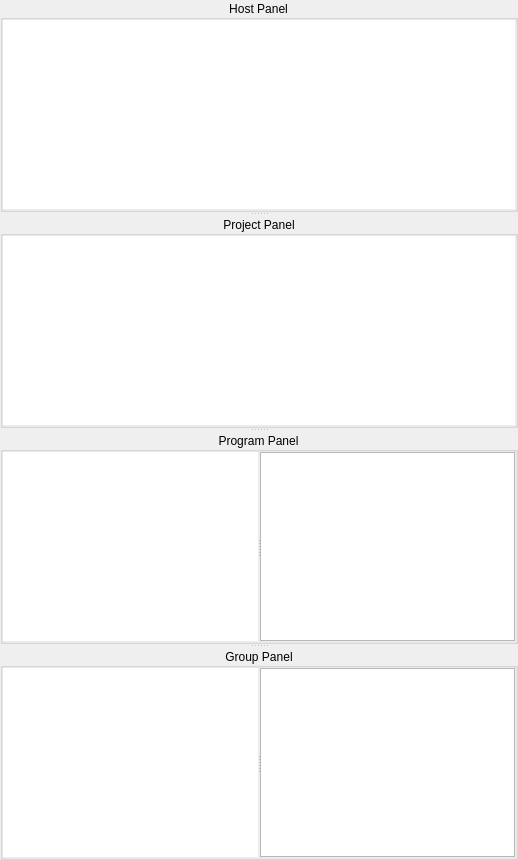
  <widget class="QWidget" name="centralWidget">
   <property name="sizePolicy">
    <sizepolicy hsizetype="Expanding" vsizetype="Expanding">
     <horstretch>0</horstretch>
     <verstretch>0</verstretch>
    </sizepolicy>
   </property>
   <layout class="QVBoxLayout" name="verticalLayout_9">
    <property name="spacing">
     <number>0</number>
    </property>
    <property name="margin">
     <number>0</number>
    </property>
    <item>
     <widget class="QSplitter" name="splitterPanels">
      <property name="orientation">
       <enum>Qt::Vertical</enum>
      </property>
      <property name="childrenCollapsible">
       <bool>false</bool>
      </property>
      <widget class="QGroupBox" name="HostBox">
       <property name="title">
        <string>Host Panel</string>
       </property>
       <property name="alignment">
        <set>Qt::AlignCenter</set>
       </property>
       <property name="flat">
        <bool>true</bool>
       </property>
       <layout class="QHBoxLayout" name="horizontalLayout_2">
        <property name="spacing">
         <number>0</number>
        </property>
        <property name="margin">
         <number>0</number>
        </property>
        <item>
         <widget class="MainGraphicsView" name="hostView">
          <property name="frameShape">
           <enum>QFrame::NoFrame</enum>
          </property>
          <property name="verticalScrollBarPolicy">
           <enum>Qt::ScrollBarAlwaysOff</enum>
          </property>
          <property name="horizontalScrollBarPolicy">
           <enum>Qt::ScrollBarAlwaysOff</enum>
          </property>
          <property name="renderHints">
           <set>QPainter::Antialiasing|QPainter::TextAntialiasing</set>
          </property>
          <property name="transformationAnchor">
           <enum>QGraphicsView::AnchorUnderMouse</enum>
          </property>
          <property name="resizeAnchor">
           <enum>QGraphicsView::AnchorUnderMouse</enum>
          </property>
         </widget>
        </item>
       </layout>
      </widget>
      <widget class="QGroupBox" name="ProjectBox">
       <property name="title">
        <string>Project Panel</string>
       </property>
       <property name="alignment">
        <set>Qt::AlignCenter</set>
       </property>
       <property name="flat">
        <bool>true</bool>
       </property>
       <layout class="QHBoxLayout" name="horizontalLayout_5">
        <property name="spacing">
         <number>0</number>
        </property>
        <property name="margin">
         <number>0</number>
        </property>
        <item>
         <widget class="MainGraphicsView" name="projectView">
          <property name="frameShape">
           <enum>QFrame::NoFrame</enum>
          </property>
          <property name="verticalScrollBarPolicy">
           <enum>Qt::ScrollBarAlwaysOff</enum>
          </property>
          <property name="horizontalScrollBarPolicy">
           <enum>Qt::ScrollBarAlwaysOff</enum>
          </property>
          <property name="renderHints">
           <set>QPainter::Antialiasing|QPainter::TextAntialiasing</set>
          </property>
          <property name="transformationAnchor">
           <enum>QGraphicsView::AnchorUnderMouse</enum>
          </property>
          <property name="resizeAnchor">
           <enum>QGraphicsView::AnchorUnderMouse</enum>
          </property>
         </widget>
        </item>
       </layout>
      </widget>
      <widget class="QGroupBox" name="ProgramBox">
       <property name="title">
        <string>Program Panel</string>
       </property>
       <property name="alignment">
        <set>Qt::AlignCenter</set>
       </property>
       <property name="flat">
        <bool>true</bool>
       </property>
       <layout class="QHBoxLayout" name="horizontalLayout">
        <property name="spacing">
         <number>0</number>
        </property>
        <property name="margin">
         <number>0</number>
        </property>
        <item>
         <widget class="QSplitter" name="splitterProg">
          <property name="orientation">
           <enum>Qt::Horizontal</enum>
          </property>
          <property name="handleWidth">
           <number>2</number>
          </property>
          <widget class="MainGraphicsView" name="programView">
           <property name="frameShape">
            <enum>QFrame::NoFrame</enum>
           </property>
           <property name="verticalScrollBarPolicy">
            <enum>Qt::ScrollBarAlwaysOff</enum>
           </property>
           <property name="horizontalScrollBarPolicy">
            <enum>Qt::ScrollBarAlwaysOff</enum>
           </property>
           <property name="renderHints">
            <set>QPainter::Antialiasing|QPainter::TextAntialiasing</set>
           </property>
           <property name="transformationAnchor">
            <enum>QGraphicsView::AnchorUnderMouse</enum>
           </property>
           <property name="resizeAnchor">
            <enum>QGraphicsView::AnchorUnderMouse</enum>
           </property>
          </widget>
          <widget class="QListView" name="programParkList">
           <property name="sizePolicy">
            <sizepolicy hsizetype="Preferred" vsizetype="Expanding">
             <horstretch>0</horstretch>
             <verstretch>0</verstretch>
            </sizepolicy>
           </property>
           <property name="editTriggers">
            <set>QAbstractItemView::NoEditTriggers</set>
           </property>
           <property name="dragEnabled">
            <bool>true</bool>
           </property>
           <property name="selectionMode">
            <enum>QAbstractItemView::ExtendedSelection</enum>
           </property>
           <property name="uniformItemSizes">
            <bool>true</bool>
           </property>
          </widget>
         </widget>
        </item>
       </layout>
      </widget>
      <widget class="QGroupBox" name="groupBox">
       <property name="title">
        <string>Group Panel</string>
       </property>
       <property name="alignment">
        <set>Qt::AlignCenter</set>
       </property>
       <property name="flat">
        <bool>true</bool>
       </property>
       <layout class="QHBoxLayout" name="horizontalLayout_3">
        <property name="spacing">
         <number>0</number>
        </property>
        <property name="margin">
         <number>0</number>
        </property>
        <item>
         <widget class="QSplitter" name="splitterGroup">
          <property name="orientation">
           <enum>Qt::Horizontal</enum>
          </property>
          <property name="handleWidth">
           <number>2</number>
          </property>
          <widget class="MainGraphicsView" name="groupView">
           <property name="frameShape">
            <enum>QFrame::NoFrame</enum>
           </property>
           <property name="verticalScrollBarPolicy">
            <enum>Qt::ScrollBarAlwaysOff</enum>
           </property>
           <property name="horizontalScrollBarPolicy">
            <enum>Qt::ScrollBarAlwaysOff</enum>
           </property>
           <property name="renderHints">
            <set>QPainter::Antialiasing|QPainter::TextAntialiasing</set>
           </property>
           <property name="transformationAnchor">
            <enum>QGraphicsView::AnchorUnderMouse</enum>
           </property>
           <property name="resizeAnchor">
            <enum>QGraphicsView::AnchorUnderMouse</enum>
           </property>
          </widget>
          <widget class="QListView" name="groupParkList">
           <property name="sizePolicy">
            <sizepolicy hsizetype="Preferred" vsizetype="Expanding">
             <horstretch>0</horstretch>
             <verstretch>0</verstretch>
            </sizepolicy>
           </property>
           <property name="editTriggers">
            <set>QAbstractItemView::NoEditTriggers</set>
           </property>
           <property name="dragEnabled">
            <bool>true</bool>
           </property>
           <property name="selectionMode">
            <enum>QAbstractItemView::ExtendedSelection</enum>
           </property>
           <property name="uniformItemSizes">
            <bool>true</bool>
           </property>
          </widget>
         </widget>
        </item>
       </layout>
      </widget>
     </widget>
    </item>
   </layout>
  </widget>
